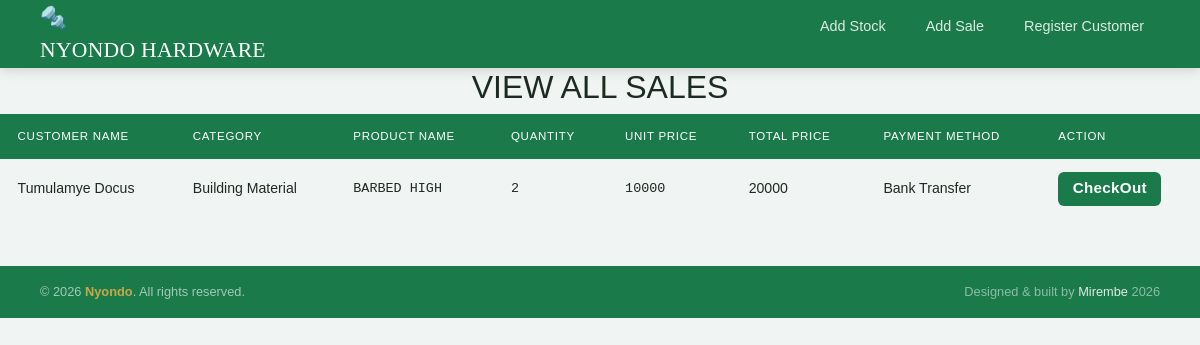
/home1/ (signed in), run on the app's committed database.
### hardwareapp/models.py (models this page shows, shortened)
class Sale(models.Model):
    customer_name = models.TextField()
    category = models.CharField(max_length=255)
    product_name = models.TextField()
    quantity = models.IntegerField()
    unit_price = models.IntegerField()
    total_price = models.IntegerField()
    payment_method = models.CharField(max_length=255)
    date = models.DateTimeField(auto_now_add=True)

### hardwareapp/views.py (the view)
# urls.py: path('home1/',views.home1, name='home1'),
@login_required
def home1(request):
    all_sale = Sale.objects.all()
    context ={
        'sale': all_sale,
    }
    return render(request, 'home1.html', context)

### hardwareapp/templates/home1.html (shortened to what this page needs)
{% extends 'base.html' %}
{% block content %}
   <nav class="navbar">
     <a href="{% url 'dashboard' %}" style="text-decoration:none;">
   <div class="logo">
      <div class="logo-icon">🔩</div>
      NYONDO <span>HARDWARE</span>
    </div>
  </a>
  <ul class="nav-links">
     <li><a href="/add">Add Stock</a></li>
    <li><a href="/add1">Add Sale</a></li>
    <li><a href="/add3">Register Customer</a></li>
  </ul>
</nav>
<div>
  <h2 style="text-align: center;">VIEW ALL SALES</h2>
</div>
    <table class="styled-table">
        <thead>
            <tr>
                <th>Customer Name</th>
                <th>Category</th>
                <th>Product Name</th>
                <th>Quantity</th>
                <th>Unit Price</th>
                <th>Total Price</th>
                <th>Payment Method</th>
                 <th>Action</th>
            </tr>
            </thead>
            {% for sale in sale %}
            <tbody>
            <tr>
                <td>{{sale.customer_name}}</td>
                <td>{{sale.category}}</td>
                <td>{{sale.product_name}}</td>
                <td>{{sale.quantity}}</td>
                <td>{{sale.unit_price}}</td>
                <td>{{sale.total_price}}</td>
                <td>{{sale.payment_method}}</td><td><a style="color: #ffffff; text-decoration: none; font-size: .95rem; font-weight: 600; letter-spacing: .3px; padding: .35rem .9rem; background: #1a7a4a; border-radius: 6px; display: inline-block;" href="{% url 'sale_detail' sale.pk %}">CheckOut</a></td>
            </tr>
            {% endfor %}
        </tbody>
    </table>
{% endblock %}

### hardwareapp/templates/home1.html (style rules this page uses)
:root { --green: #1a7a4a; --green-dark: #145c37; --green-light: #e8f5ee; --gold: #c9a84c; --gold-dark: #b8923d; --bg: #f0f4f2; --white: #ffffff; --text: #1c2b22; --muted: #6b8070; --border: #cde0d5; --shadow: 0 6px 32px rgba(26,122,74,.11); }
*, *::before, *::after { box-sizing: border-box; margin: 0; padding: 0; }
body { font-family: 'DM Sans', sans-serif; background: var(--bg); color: var(--text); min-height: 100vh; }
.navbar { display: flex; align-items: center; justify-content: space-between; padding: 0 2.5rem; height: 68px; background: var(--green); box-shadow: 0 2px 12px rgba(0,0,0,.15); position: sticky; top: 0; z-index: 100; }
.logo { font-family: 'Playfair Display', serif; font-size: 1.35rem; color: var(--white); letter-spacing: .3px; }
.nav-links { list-style: none; display: flex; gap: .5rem; }
.nav-links a { text-decoration: none; color: rgba(255,255,255,.85); font-size: .9rem; font-weight: 500; padding: .45rem 1rem; border-radius: 6px; transition: background .2s, color .2s; }
.styled-table { width: 100%; border-collapse: collapse; font-size: .88rem; }
.styled-table thead tr { background: var(--green); }
.styled-table thead th { color: #fff; font-size: .72rem; font-weight: 500; text-transform: uppercase; letter-spacing: .7px; padding: .85rem 1.1rem; text-align: left; white-space: nowrap; }
.styled-table tbody tr { border-bottom: 1px solid var(--border); transition: background .15s; }
.styled-table tbody tr:last-of-type { border-bottom: none; }
.styled-table tbody td { padding: .8rem 1.1rem; color: var(--text); font-size: .88rem; vertical-align: middle; }
.styled-table tbody td:nth-child(3), .styled-table tbody td:nth-child(4), .styled-table tbody td:nth-child(5) { font-family: 'DM Mono', monospace; font-size: .84rem; }

### data on the page
Sale: customer_name "Tumulamye Docus", category "Building Material", product_name "BARBED HIGH", quantity "2", unit_price "10000", total_price "20000", payment_method "Bank Transfer"
